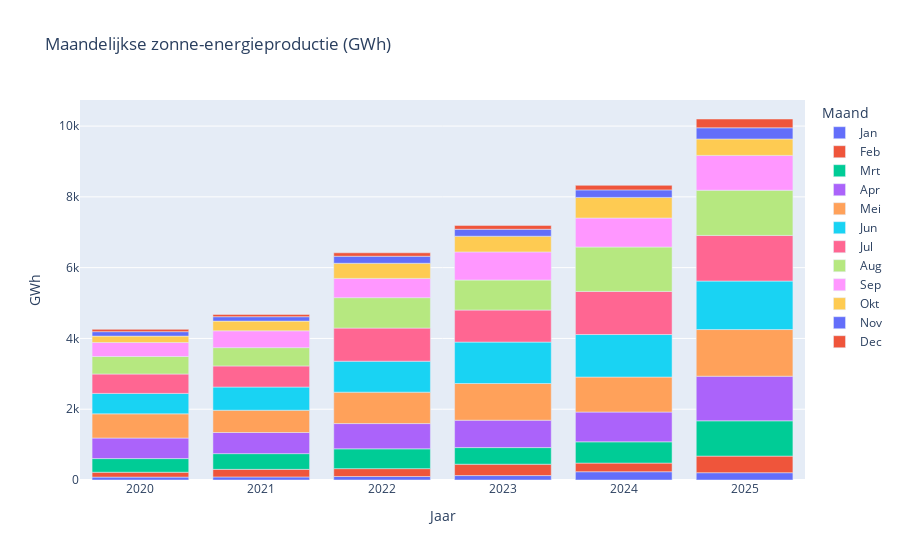

Here is the notebook cell this chart was saved with:
### Code cell
vt.plot_interactive(energytype="solar",lang=lang, short=short,layout="years")

### Figure 1 — Plotly figure (JSON) as saved in the notebook; plotly's stock layout.template omitted (floating-point values rounded to 4 significant figures)
{"data": [{"hovertemplate": "Maand=Jan<br>Jaar=%{x}<br>GWh=%{y}<extra></extra>", "legendgroup": "Jan", "marker": {"color": "#636efa", "pattern": {"shape": ""}}, "name": "Jan", "orientation": "v", "showlegend": true, "textposition": "auto", "type": "bar", "x": [2020, 2021, 2022, 2023, 2024, 2025], "xaxis": "x", "y": [81.23, 86.34, 99.23, 125.1, 233.9, 206.4], "yaxis": "y"}, {"hovertemplate": "Maand=Feb<br>Jaar=%{x}<br>GWh=%{y}<extra></extra>", "legendgroup": "Feb", "marker": {"color": "#EF553B", "pattern": {"shape": ""}}, "name": "Feb", "orientation": "v", "showlegend": true, "textposition": "auto", "type": "bar", "x": [2020, 2021, 2022, 2023, 2024, 2025], "xaxis": "x", "y": [137.9, 214.0, 221.6, 320.4, 243.9, 468.2], "yaxis": "y"}, {"hovertemplate": "Maand=Mrt<br>Jaar=%{x}<br>GWh=%{y}<extra></extra>", "legendgroup": "Mrt", "marker": {"color": "#00cc96", "pattern": {"shape": ""}}, "name": "Mrt", "orientation": "v", "showlegend": true, "textposition": "auto", "type": "bar", "x": [2020, 2021, 2022, 2023, 2024, 2025], "xaxis": "x", "y": [385.8, 444.9, 559.5, 470.6, 601.0, 997.7], "yaxis": "y"}, {"hovertemplate": "Maand=Apr<br>Jaar=%{x}<br>GWh=%{y}<extra></extra>", "legendgroup": "Apr", "marker": {"color": "#ab63fa", "pattern": {"shape": ""}}, "name": "Apr", "orientation": "v", "showlegend": true, "textposition": "auto", "type": "bar", "x": [2020, 2021, 2022, 2023, 2024, 2025], "xaxis": "x", "y": [581.0, 596.5, 714.0, 773.9, 841.5, 1260.0], "yaxis": "y"}, {"hovertemplate": "Maand=Mei<br>Jaar=%{x}<br>GWh=%{y}<extra></extra>", "legendgroup": "Mei", "marker": {"color": "#FFA15A", "pattern": {"shape": ""}}, "name": "Mei", "orientation": "v", "showlegend": true, "textposition": "auto", "type": "bar", "x": [2020, 2021, 2022, 2023, 2024, 2025], "xaxis": "x", "y": [683.3, 629.8, 887.5, 1036.0, 988.5, 1319.0], "yaxis": "y"}, {"hovertemplate": "Maand=Jun<br>Jaar=%{x}<br>GWh=%{y}<extra></extra>", "legendgroup": "Jun", "marker": {"color": "#19d3f3", "pattern": {"shape": ""}}, "name": "Jun", "orientation": "v", "showlegend": true, "textposition": "auto", "type": "bar", "x": [2020, 2021, 2022, 2023, 2024, 2025], "xaxis": "x", "y": [577.6, 654.7, 874.7, 1170.0, 1202.0, 1370.0], "yaxis": "y"}, {"hovertemplate": "Maand=Jul<br>Jaar=%{x}<br>GWh=%{y}<extra></extra>", "legendgroup": "Jul", "marker": {"color": "#FF6692", "pattern": {"shape": ""}}, "name": "Jul", "orientation": "v", "showlegend": true, "textposition": "auto", "type": "bar", "x": [2020, 2021, 2022, 2023, 2024, 2025], "xaxis": "x", "y": [547.6, 596.6, 935.7, 905.4, 1218.0, 1289.0], "yaxis": "y"}, {"hovertemplate": "Maand=Aug<br>Jaar=%{x}<br>GWh=%{y}<extra></extra>", "legendgroup": "Aug", "marker": {"color": "#B6E880", "pattern": {"shape": ""}}, "name": "Aug", "orientation": "v", "showlegend": true, "textposition": "auto", "type": "bar", "x": [2020, 2021, 2022, 2023, 2024, 2025], "xaxis": "x", "y": [494.8, 517.2, 859.3, 848.4, 1254.0, 1277.0], "yaxis": "y"}, {"hovertemplate": "Maand=Sep<br>Jaar=%{x}<br>GWh=%{y}<extra></extra>", "legendgroup": "Sep", "marker": {"color": "#FF97FF", "pattern": {"shape": ""}}, "name": "Sep", "orientation": "v", "showlegend": true, "textposition": "auto", "type": "bar", "x": [2020, 2021, 2022, 2023, 2024, 2025], "xaxis": "x", "y": [396.6, 475.4, 544.6, 793.6, 819.9, 984.1], "yaxis": "y"}, {"hovertemplate": "Maand=Okt<br>Jaar=%{x}<br>GWh=%{y}<extra></extra>", "legendgroup": "Okt", "marker": {"color": "#FECB52", "pattern": {"shape": ""}}, "name": "Okt", "orientation": "v", "showlegend": true, "textposition": "auto", "type": "bar", "x": [2020, 2021, 2022, 2023, 2024, 2025], "xaxis": "x", "y": [180.0, 273.9, 427.4, 443.8, 581.5, 464.3], "yaxis": "y"}, {"hovertemplate": "Maand=Nov<br>Jaar=%{x}<br>GWh=%{y}<extra></extra>", "legendgroup": "Nov", "marker": {"color": "#636efa", "pattern": {"shape": ""}}, "name": "Nov", "orientation": "v", "showlegend": true, "textposition": "auto", "type": "bar", "x": [2020, 2021, 2022, 2023, 2024, 2025], "xaxis": "x", "y": [125.6, 125.1, 198.3, 196.4, 212.9, 315.6], "yaxis": "y"}, {"hovertemplate": "Maand=Dec<br>Jaar=%{x}<br>GWh=%{y}<extra></extra>", "legendgroup": "Dec", "marker": {"color": "#EF553B", "pattern": {"shape": ""}}, "name": "Dec", "orientation": "v", "showlegend": true, "textposition": "auto", "type": "bar", "x": [2020, 2021, 2022, 2023, 2024, 2025], "xaxis": "x", "y": [65.8, 63.57, 97.87, 110.1, 128.7, 248.4], "yaxis": "y"}], "layout": {"barmode": "relative", "hovermode": "closest", "legend": {"title": {"text": "Maand"}, "tracegroupgap": 0}, "title": {"text": "Maandelijkse zonne-energieproductie (GWh)"}, "xaxis": {"anchor": "y", "domain": [0, 1], "title": {"text": "Jaar"}}, "yaxis": {"anchor": "x", "domain": [0, 1], "title": {"text": "GWh"}}}}
